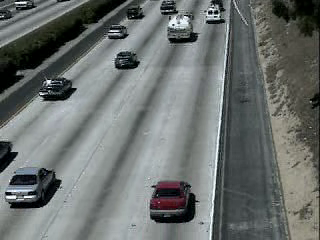
#> input picture frame 50 of day15/video1.avi, 320 x 240 px
$ python carDetect.py
#> lines starting #> are read from the running program, lines starting #| are printed output that depends on the picture; after the words box and inside, x2 and y2 are one past the last pixel; in counts of white or black regions, pixels touching at a corner belong together
import cv2

cascade = 'cars.xml'
video = 'video1.avi'

cap = cv2.VideoCapture(video)
car_cascade = cv2.CascadeClassifier(cascade)

while True:
	_,frame = cap.read()
#> frame is the input picture: shape (240, 320, 3); mean B, G, R 110.8, 112.6, 107.7
	if type(frame) == type(None):
		break

	gray = cv2.cvtColor(frame, cv2.COLOR_BGR2GRAY)
	cars = car_cascade.detectMultiScale(frame,1.3,1)
#> cars = [[152, 5, 54, 54], [4, 176, 44, 44], [96, 28, 57, 57]]

	for (x,y,w,h) in cars:
		cv2.rectangle(frame, (x,y), (x+w,y+h), (0,0,255),2)
#> this loop made 3 passes
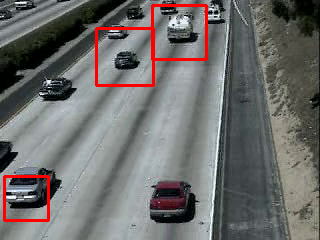
#> frame: shape (240, 320, 3); 2.31% of pixels changed, all inside (x1, y1, x2, y2) = (3, 4, 208, 222)

	cv2.imshow('video', frame)
	key = cv2.waitKey(1) & 0xFF
#> (key q is pressed here)
	if key == ord('q'):
		break
cv2.destroyAllWindows()

$ run again, starting later in the video
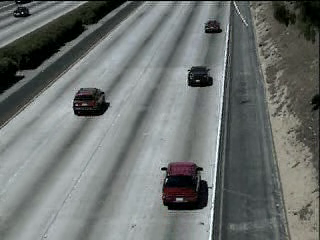
#> input picture frame 225 of day15/video1.avi, 320 x 240 px
#> frame is the input picture: shape (240, 320, 3); mean B, G, R 112.2, 114.2, 109.6
#> cars = [[179, 55, 44, 44]]
#> the loop `for (x,y,w,h) in cars:` made 1 pass
#> after the loop `for (x,y,w,h) in cars:`:
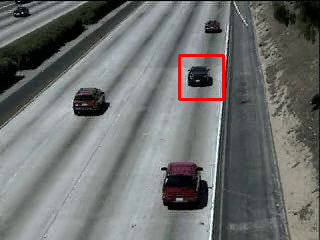
#> frame: shape (240, 320, 3); 0.68% of pixels changed, all inside (x1, y1, x2, y2) = (178, 54, 225, 101)
